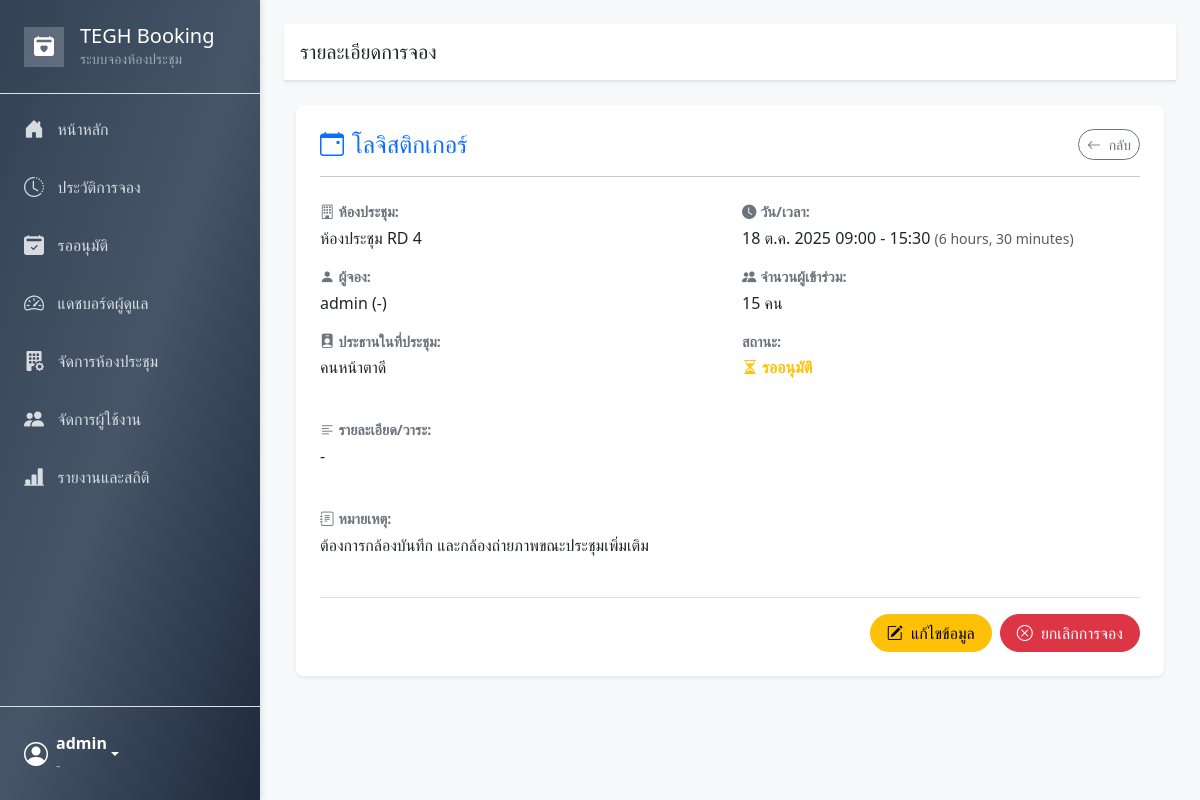
The app's page /booking/4/ (signed in), older data.
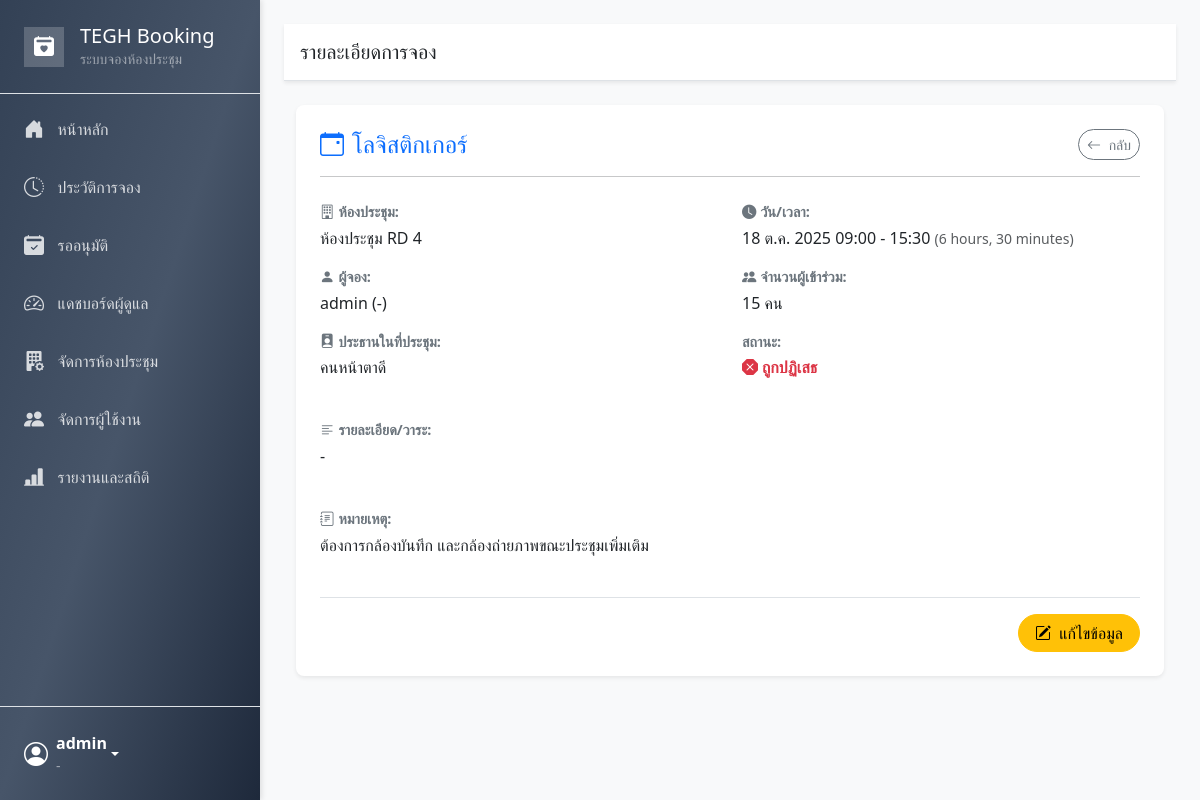
The same page, newer data.
### booking/models.py (models this page shows, shortened)
class Booking(models.Model):
    room = models.ForeignKey(Room, verbose_name="ห้องประชุม", on_delete=models.CASCADE, related_name='bookings')
    booked_by = models.ForeignKey(User, verbose_name="ผู้จอง", on_delete=models.CASCADE, related_name='booking')
    title = models.CharField("หัวข้อการประชุม", max_length=200)
    description = models.TextField("รายละเอียด/วาระ", blank=True, null=True)
    start_time = models.DateTimeField("เวลาเริ่มต้น", default=timezone.now)
    end_time = models.DateTimeField("เวลาสิ้นสุด", default=timezone.now)
    participant_count = models.PositiveIntegerField("จำนวนผู้เข้าร่วม (โดยประมาณ)", default=1)
    participants = models.ManyToManyField(
        User,
        verbose_name="รายชื่อผู้เข้าร่วม (ในระบบ)", # <-- 1. ค้นหา
        related_name='participating_bookings',
        blank=True
    )
    external_participants = models.TextField(
        "รายชื่อผู้เข้าร่วม (ภายนอก)", # <-- 2. พิมพ์เอง
        blank=True, null=True,
        help_text="สำหรับแขก หรือผู้ที่ไม่มีบัญชีในระบบ (พิมพ์ชื่อ คั่นด้วยจุลภาค หรือขึ้นบรรทัดใหม่)"
    )
    STATUS_CHOICES = [
        ('PENDING', 'รออนุมัติ'), ('APPROVED', 'อนุมัติแล้ว'),
        ('REJECTED', 'ถูกปฏิเสธ'), ('CANCELLED', 'ยกเลิกแล้ว'),
    ]
    status = models.CharField("สถานะ", max_length=10, choices=STATUS_CHOICES, default='PENDING')
    created_at = models.DateTimeField(auto_now_add=True)
    updated_at = models.DateTimeField(auto_now=True)
    chairman = models.CharField("ประธานในที่ประชุม", max_length=150, blank=True, null=True)
    department = models.CharField("แผนกผู้จอง", max_length=100, blank=True, null=True)
    presentation_file = models.FileField("ไฟล์นำเสนอ", upload_to='presentation_files/', blank=True, null=True, help_text="ไฟล์ที่ต้องการเปิดขึ้นจอ (PDF, PPT, Word, Excel)")
    additional_requests = models.TextField("คำขอเพิ่มเติม", blank=True, null=True, help_text="เช่น กาแฟ, อุปกรณ์พิเศษ")
    attachment = models.FileField("ไฟล์แนบอื่นๆ", upload_to='booking_attachments/', blank=True, null=True, help_text="เอกสารอื่นๆ ที่เกี่ยวข้อง")
    additional_notes = models.TextField("หมายเหตุ", blank=True, null=True)
    class Meta:
        ordering = ['-start_time']
        verbose_name = "การจอง"
        verbose_name_plural = "รายการจองทั้งหมด"
    def __init__(self, *args, **kwargs):
        super().__init__(*args, **kwargs)
        if self.pk:
            self.__original_start_time = self.start_time
            self.__original_end_time = self.end_time
            self.__original_room = self.room
        else:
            self.__original_start_time = None
            self.__original_end_time = None
            initial_room_id = kwargs.get('initial', {}).get('room') if 'initial' in kwargs else None
            self.__original_room = Room.objects.get(pk=initial_room_id) if initial_room_id else None

class Room(models.Model):
    name = models.CharField("ชื่อห้องประชุม", max_length=100, unique=True)
    building = models.CharField("อาคาร", max_length=50, blank=True, null=True)
    floor = models.CharField("ชั้น", max_length=20, blank=True, null=True)
    capacity = models.PositiveIntegerField("ความจุ (คน)", default=1)
    equipment_in_room = models.TextField(
        "อุปกรณ์ภายในห้อง",
        blank=True, null=True,
        help_text="ระบุอุปกรณ์ทีละรายการ บรรทัดละอย่าง"
    )
    image = models.ImageField(
        "รูปภาพห้องประชุม",
        upload_to='room_images/',
        blank=True, null=True
    )
    class Meta:
        ordering = ['building', 'floor', 'name']
        verbose_name = "ห้องประชุม"
        verbose_name_plural = "ห้องประชุม"

### booking/views.py (the view)
# urls.py: path('booking/<int:booking_id>/', views.booking_detail_view, name='booking_detail'),
@login_required
def booking_detail_view(request, booking_id):
    booking = get_object_or_404(
        Booking.objects.select_related('room', 'booked_by', 'booked_by__profile')
                       .prefetch_related('participants'),
        pk=booking_id
    )
    is_participant = request.user in booking.participants.all()
    if (booking.booked_by != request.user and not is_admin(request.user) and not is_participant):
        messages.error(request, "คุณไม่มีสิทธิ์เข้าดูรายละเอียดการจองนี้");
        return redirect('dashboard')
    context = {'booking': booking}
    return render(request, 'pages/booking_detail.html', context)

### booking/views.py (called while the page is built)
def is_admin(user):
    return user.is_authenticated and user.groups.filter(name='Admin').exists()

def is_approver_or_admin(user):
    return user.is_authenticated and user.groups.filter(name__in=['Approver', 'Admin']).exists()

### templates/pages/booking_detail.html (shortened to what the changed rows need)
{% extends 'base.html' %}
{% load static %}
{% load i18n %}
{% block content %}
<div class="container py-4">
    <div class="card shadow-sm border-0 rounded-3">
        <div class="card-body p-4">
            <div class="d-flex justify-content-between align-items-center mb-3">
                 <h4 class="mb-0 text-primary"><i class="bi bi-calendar-event me-2"></i>{{ booking.title }}</h4>
                 <a href="javascript:history.back()" class="btn btn-outline-secondary btn-sm rounded-pill">
                     <i class="bi bi-arrow-left me-1"></i> กลับ
                 </a>
            </div>
            <div class="row g-4">
                <div class="col-md-6">
                    <p class="mb-3">
                        <span class="detail-label"><i class="bi bi-building me-1"></i>ห้องประชุม:</span>
                        {{ booking.room.name }}
                    </p>
                    <p class="mb-3">
                        <span class="detail-label"><i class="bi bi-person-fill me-1"></i>ผู้จอง:</span>
                        {{ booking.booked_by.get_full_name|default:booking.booked_by.username }} ({{ booking.department|default:"-" }})
                    </p>
                    {% if booking.chairman %}
                        <p class="mb-3">
                            <span class="detail-label"><i class="bi bi-person-badge-fill me-1"></i>ประธานในที่ประชุม:</span>
                            {{ booking.chairman }}
                        </p>
                    {% endif %}
                 </div>
                 <div class="col-md-6">
                    <p class="mb-3">
                        <span class="detail-label"><i class="bi bi-clock-fill me-1"></i>วัน/เวลา:</span>
                        {{ booking.start_time|date:"d M Y H:i" }} - {{ booking.end_time|date:"H:i" }}
                        <span class="text-muted small">({{ booking.start_time|timesince:booking.end_time }})</span>
                    </p>
                    <p class="mb-3">
                        <span class="detail-label"><i class="bi bi-people-fill me-1"></i>จำนวนผู้เข้าร่วม:</span>
                         {{ booking.participant_count }} คน
                    </p>
                    <p class="mb-3">
                        <span class="detail-label">สถานะ:</span>
                        {% if booking.status == 'PENDING' %} <span class="status-pending"><i class="bi bi-hourglass-split me-1"></i>{{ booking.get_status_display }}</span>
                        {% elif booking.status == 'APPROVED' %} <span class="status-approved"><i class="bi bi-check-circle-fill me-1"></i>{{ booking.get_status_display }}</span>
                        {% elif booking.status == 'REJECTED' %} <span class="status-rejected"><i class="bi bi-x-octagon-fill me-1"></i>{{ booking.get_status_display }}</span>
                        {% elif booking.status == 'CANCELLED' %} <span class="status-cancelled"><i class="bi bi-slash-circle-fill me-1"></i>{{ booking.get_status_display }}</span>
                        {% else %} <span>{{ booking.get_status_display }}</span>
                        {% endif %}
                    </p>
                </div>
                <div class="col-12">
                     <p class="mb-3">
                         <span class="detail-label"><i class="bi bi-text-left me-1"></i>รายละเอียด/วาระ:</span>
                         {{ booking.description|linebreaksbr|default:"-" }}
                     </p>
                </div>
                 {% if booking.additional_notes %}
                 <div class="col-12">
                    <p class="mb-3">
                        <span class="detail-label"><i class="bi bi-journal-text me-1"></i>หมายเหตุ:</span>
                         {{ booking.additional_notes|linebreaksbr }}
                    </p>
                 </div>
                 {% endif %}
            </div>
            <div class="mt-4 pt-3 border-top d-flex justify-content-end gap-2">
                {% if request.user == booking.booked_by or is_admin_user %}
                    {% if booking.status != 'CANCELLED' and booking.status != 'REJECTED' %}
                    <form action="{% url 'delete_booking' booking.id %}" method="post" class="d-inline" onsubmit="return confirm('คุณต้องการยกเลิกการจอง \"{{ booking.title|escapejs }}\" ใช่หรือไม่?');">
                        <button type="submit" class="btn btn-danger rounded-pill px-3">
                            <i class="bi bi-x-circle me-1"></i> ยกเลิกการจอง
                        </button>
                    </form>
                    {% endif %}
                {% endif %}
            </div>
        </div>
    </div>
</div>
{% endblock %}

Row changes from the older to the newer data that the page shows:
changed Booking "โลจิสติกเกอร์": status "รออนุมัติ" → "ถูกปฏิเสธ"
Text that changed along with them:
text no longer shown: "ยกเลิกการจอง"
